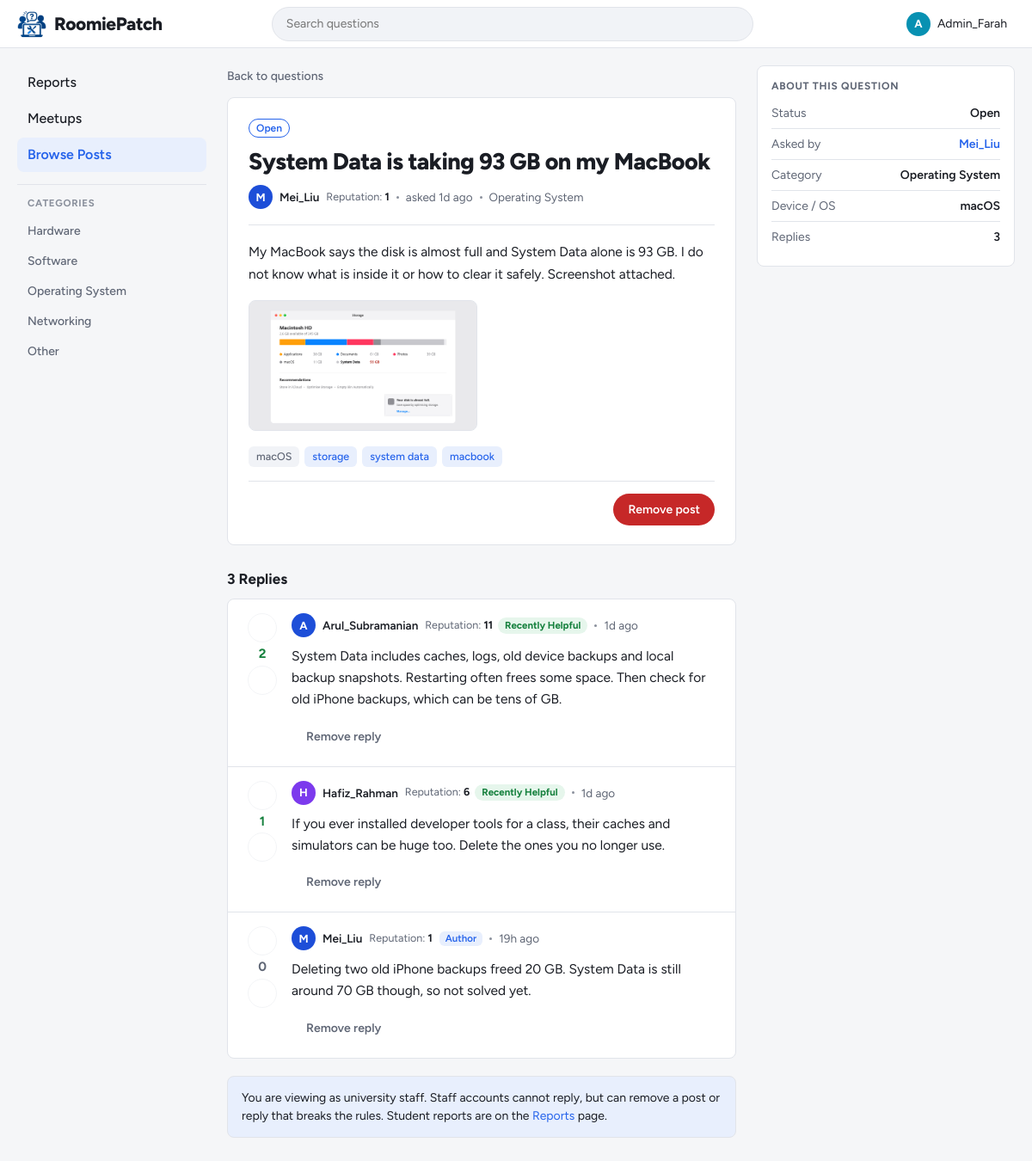
The app's page /student/post.php?id=33 (signed in) with its own data.
### tables this page shows
CREATE TABLE categories (
    category_id   INT AUTO_INCREMENT PRIMARY KEY,
    category_name VARCHAR(50) NOT NULL UNIQUE
);

CREATE TABLE posts (
    post_id     INT AUTO_INCREMENT PRIMARY KEY,
    user_id     INT NOT NULL,
    title       VARCHAR(150) NOT NULL,
    description TEXT NOT NULL,
    category_id INT NOT NULL,
    device_os   ENUM('Windows', 'macOS', 'Linux', 'Android', 'iOS', 'Other') NOT NULL,
    tags        VARCHAR(255) NULL,                 
    status      ENUM('Open', 'Resolved') NOT NULL DEFAULT 'Open',
    created_at  DATETIME NOT NULL DEFAULT CURRENT_TIMESTAMP,
    FOREIGN KEY (user_id) REFERENCES users(user_id) ON DELETE CASCADE,
    FOREIGN KEY (category_id) REFERENCES categories(category_id)
);

CREATE TABLE users (
    user_id   INT AUTO_INCREMENT PRIMARY KEY,
    username  VARCHAR(50)  NOT NULL UNIQUE,
    login_id  VARCHAR(20)  NOT NULL UNIQUE,       
    password  VARCHAR(255) NOT NULL,              
    role      ENUM('student', 'admin') NOT NULL DEFAULT 'student',
     
     
    reputation INT NOT NULL DEFAULT 0,
    bio       TEXT NULL
);

CREATE TABLE post_images (
    image_id   INT AUTO_INCREMENT PRIMARY KEY,
    post_id    INT NOT NULL,
    image_path VARCHAR(255) NOT NULL,              
    FOREIGN KEY (post_id) REFERENCES posts(post_id) ON DELETE CASCADE
);

CREATE TABLE replies (
    reply_id    INT AUTO_INCREMENT PRIMARY KEY,
    post_id     INT NOT NULL,
    user_id     INT NOT NULL,
    content     TEXT NOT NULL,
    is_resolved TINYINT(1) NOT NULL DEFAULT 0,     
    created_at  DATETIME NOT NULL DEFAULT CURRENT_TIMESTAMP,
    FOREIGN KEY (post_id) REFERENCES posts(post_id) ON DELETE CASCADE,
    FOREIGN KEY (user_id) REFERENCES users(user_id) ON DELETE CASCADE
);

### student/post.php (the view, shortened to what the rows shown need)
<?php
require_once '../includes/auth.php';
require_once '../config/db.php';
$user_id = (int) $_SESSION['user_id'];
$post_id = (int) get_text('id');
$stmt = $conn->prepare('
    SELECT p.*, u.username, c.category_name
    FROM posts p
    JOIN users u ON u.user_id = p.user_id
    JOIN categories c ON c.category_id = p.category_id
    WHERE p.post_id = ?');
$stmt->bind_param('i', $post_id);
$stmt->execute();
$post = $stmt->get_result()->fetch_assoc();
$is_resolved = $post['status'] === 'Resolved';
$stmt = $conn->prepare('SELECT image_path FROM post_images WHERE post_id = ? ORDER BY image_id');
$stmt->bind_param('i', $post_id);
$stmt->execute();
$images = $stmt->get_result()->fetch_all(MYSQLI_ASSOC);
$replies = get_replies($conn, $post_id, $user_id);
$reply_count = count($replies);
$rep_info = get_reputation_info($conn, array_merge([(int) $post['user_id']], array_column($replies, 'user_id')));
include '../includes/header.php';
$profile_url = BASE_URL . 'student/profile.php?id=';
?>
<main class="content">
    <article class="thread<?= $is_resolved ? ' is-resolved' : '' ?>">
        <header class="thread-head">
            <?php if ($is_resolved): ?>
                <span class="status-badge resolved"><?= icon('check', 14) ?>Resolved</span>
            <?php else: ?>
                <span class="status-badge open">Open</span>
            <?php endif; ?>
            <h1 class="thread-title"><?= e($post['title']) ?></h1>
            <div class="thread-meta">
                <a class="author-chip" href="<?= $profile_url . (int) $post['user_id'] ?>">
                    <?= avatar($post['username'], 'sm') ?><?= e($post['username']) ?>
                </a>
                <?= reputation_label((int) $post['user_id'], $rep_info) ?>
                <span class="dot" aria-hidden="true"></span>
                <span>asked <time datetime="<?= e($post['created_at']) ?>"><?= e(time_ago($post['created_at'])) ?></time></span>
                <span class="dot" aria-hidden="true"></span>
                <a href="<?= BASE_URL ?>student/browse.php?category=<?= (int) $post['category_id'] ?>"><?= e($post['category_name']) ?></a>
            </div>
        </header>
        <div class="thread-body"><?= nl2br(e($post['description'])) ?></div>
        <?php if ($images): ?>
            <div class="thread-images">
                <?php foreach ($images as $image): ?>
                    <a href="<?= BASE_URL ?>uploads/posts/<?= e($image['image_path']) ?>" data-lightbox
                       title="Enlarge image">
                        <img src="<?= BASE_URL ?>uploads/posts/<?= e($image['image_path']) ?>" alt="Image attached to the question" loading="lazy">
                    </a>
                <?php endforeach; ?>
            </div>
        <?php endif; ?>
        <div class="post-footer">
            <a class="chip chip-device" href="<?= BASE_URL ?>student/browse.php?device=<?= urlencode($post['device_os']) ?>"><?= e($post['device_os']) ?></a>
            <?php foreach (tag_list($post['tags']) as $post_tag): ?>
                <a class="chip" href="<?= BASE_URL ?>student/browse.php?tag=<?= urlencode($post_tag) ?>"><?= e($post_tag) ?></a>
            <?php endforeach; ?>
        </div>
        <div class="thread-actions">
            <?php if (is_staff()): ?>
                <form method="post" action="<?= BASE_URL ?>actions/staff_remove.php"
                      onsubmit="return confirm('Remove this post as staff? Its replies and images will also be removed. This cannot be undone.');">
                </form>
            <?php else: ?>
                <a class="btn btn-danger-ghost btn-sm" href="<?= BASE_URL ?>student/report.php?type=post&amp;id=<?= $post_id ?>">
                    <?= icon('flag', 16) ?>Report
                </a>
            <?php endif; ?>
        </div>
    </article>
    <?php
    $last_reply_id = 0;
    foreach ($replies as $r) {
        $last_reply_id = max($last_reply_id, (int) $r['reply_id']);
    }
    ?>
    <section data-thread data-post-id="<?= $post_id ?>" data-last-reply-id="<?= $last_reply_id ?>" data-status="<?= e($post['status']) ?>">
        <h2 class="replies-heading">
            <span data-reply-count><?= $reply_count ?></span>
            <span data-reply-word><?= $reply_count === 1 ? 'Reply' : 'Replies' ?></span>
        </h2>
        <div class="reply-list" id="reply-list" <?= $reply_count === 0 ? 'hidden' : '' ?>>
            <?php foreach ($replies as $reply): ?>
                <?php include '../includes/reply_item.php'; ?>
            <?php endforeach; ?>
        </div>
    </section>
</main>
<aside class="rail">
    <section class="rail-box">
        <h2>About this question</h2>
        <dl class="info-list">
            <div><dt>Asked by</dt><dd><a href="<?= $profile_url . (int) $post['user_id'] ?>"><?= e($post['username']) ?></a></dd></div>
            <div><dt>Category</dt><dd><?= e($post['category_name']) ?></dd></div>
            <div><dt>Device / OS</dt><dd><?= e($post['device_os']) ?></dd></div>
        </dl>
    </section>
</aside>
<?php include '../includes/footer.php'; ?>

### includes/sidebar.php (shortened to what the rows shown need)
<nav class="sidebar" aria-label="Main">
    <div class="nav-group">
        <h2 class="nav-heading">Categories</h2>
        <?php
        $categories = $conn->query('SELECT category_id, category_name FROM categories ORDER BY category_id');
        while ($cat = $categories->fetch_assoc()):
        ?>
            <a class="nav-link nav-link-plain" href="<?= BASE_URL ?>student/browse.php?category=<?= (int) $cat['category_id'] ?>">
                <?= e($cat['category_name']) ?>
            </a>
        <?php endwhile; ?>
    </div>
</nav>

### includes/functions.php (shortened to what the rows shown need)
<?php
function e($text)
{
    return htmlspecialchars((string) $text, ENT_QUOTES, 'UTF-8');
}
function time_ago($datetime)
{
    $seconds = time() - strtotime($datetime);
    if ($seconds < 86400) {
        return floor($seconds / 3600) . 'h ago';
    }
    if ($seconds < 7 * 86400) {
        return floor($seconds / 86400) . 'd ago';
    }
    return date('j M Y', strtotime($datetime));
}
function tag_list($tags)
{
    $list = [];
    foreach (explode(',', (string) $tags) as $tag) {
        $tag = trim($tag);
        if ($tag !== '') {
            $list[] = $tag;
        }
    }
    return $list;
}
function avatar($username, $size = 'md')
{
    $colours = ['#2563eb', '#0891b2', '#4f46e5', '#0d9488', '#7c3aed', '#1d4ed8'];
    $colour = $colours[crc32($username) % count($colours)];
    $letter = strtoupper(mb_substr($username, 0, 1));
    return '<span class="avatar avatar-' . e($size) . '" style="background:' . $colour . '" aria-hidden="true">'
        . e($letter) . '</span>';
}
function get_text($name, $max = 100)
{
    $value = $_GET[$name] ?? '';
    return mb_substr(trim($value), 0, $max);
}
function get_reputation_info($conn, $user_ids)
{
    $user_ids = array_values(array_unique(array_map('intval', $user_ids)));
    $info = [];
    $placeholders = implode(',', array_fill(0, count($user_ids), '?'));
    $types = str_repeat('i', count($user_ids));
    $stmt = $conn->prepare("SELECT user_id, reputation FROM users WHERE user_id IN ($placeholders)");
    $stmt->bind_param($types, ...$user_ids);
    $stmt->execute();
    foreach ($stmt->get_result() as $row) {
        $info[(int) $row['user_id']] = ['reputation' => (int) $row['reputation'], 'status' => null, 'recent_up' => 0, 'recent_down' => 0];
    }
    $days = REP_RECENT_DAYS;
    $stmt = $conn->prepare("
        SELECT r.user_id,
               SUM(v.vote_type = 'upvote')   AS ups,
               SUM(v.vote_type = 'downvote') AS downs
        FROM reply_votes v
        JOIN replies r ON r.reply_id = v.reply_id
        WHERE r.user_id IN ($placeholders) AND v.updated_at >= NOW() - INTERVAL $days DAY
        GROUP BY r.user_id");
    $stmt->bind_param($types, ...$user_ids);
    $stmt->execute();
    foreach ($stmt->get_result() as $row) {
        $uid = (int) $row['user_id'];
        $ups = (int) $row['ups'];
        $downs = (int) $row['downs'];
        $info[$uid]['recent_up'] = $ups;
        $info[$uid]['recent_down'] = $downs;
        $total = $ups + $downs;
        if ($total >= REP_RECENT_MIN_VOTES) {
            $share = $ups / $total;
            if ($share >= REP_HELPFUL_SHARE) {
                $info[$uid]['status'] = 'helpful';
            } elseif ($share <= REP_NOT_HELPFUL_SHARE) {
                $info[$uid]['status'] = 'not_helpful';
            }
        }
    }
    return $info;
}
function reputation_label($user_id, $info)
{
    $rep = $info[$user_id]['reputation'] ?? 0;
    $status = $info[$user_id]['status'] ?? null;
    $html = '<span class="rep-info" data-rep-user="' . (int) $user_id . '">'
        . '<span class="rep-score" title="Reputation: upvotes minus downvotes on all replies">'
        . '<span class="rep-label">Reputation: </span><strong>' . (int) $rep . '</strong><span class="rep-short"> rep</span></span>';
    if ($status === 'helpful') {
        $html .= '<span class="rep-status helpful" title="Most votes on this student\'s replies in the last ' . REP_RECENT_DAYS . ' days were upvotes">Recently Helpful</span>';
    } elseif ($status === 'not_helpful') {
        $html .= '<span class="rep-status not-helpful" title="Most votes on this student\'s replies in the last ' . REP_RECENT_DAYS . ' days were downvotes">Recently Not Helpful</span>';
    }
    return $html . '</span>';
}
function get_replies($conn, $post_id, $viewer_id, $after = 0)
{
    $order = $after > 0 ? 'r.reply_id ASC' : 'r.is_resolved DESC, r.created_at ASC';
    $stmt = $conn->prepare("
        SELECT r.reply_id, r.user_id, r.content, r.is_resolved, r.created_at, u.username,
               (SELECT COALESCE(SUM(IF(v.vote_type = 'upvote', 1, -1)), 0)
                FROM reply_votes v WHERE v.reply_id = r.reply_id) AS score,
               (SELECT v.vote_type FROM reply_votes v
                WHERE v.reply_id = r.reply_id AND v.user_id = ?) AS my_vote
        FROM replies r
        JOIN users u ON u.user_id = r.user_id
        WHERE r.post_id = ? AND r.reply_id > ?
        ORDER BY $order
        LIMIT 200");
    $stmt->bind_param('iii', $viewer_id, $post_id, $after);
    $stmt->execute();
    return $stmt->get_result()->fetch_all(MYSQLI_ASSOC);
}

### includes/reply_item.php (shortened to what the rows shown need)
<?php
$own_reply = (int) $reply['user_id'] === (int) $user_id;
$can_vote = !$own_reply && !is_staff();
$my_vote = $reply['my_vote'] ?? null;
if ($own_reply) {
    $vote_note = 'You cannot vote on your own reply';
} elseif (is_staff()) {
    $vote_note = 'Only students can vote';
} else {
    $vote_note = '';
}
?>
<article class="reply<?= $reply['is_resolved'] ? ' resolved' : '' ?>" id="reply-<?= (int) $reply['reply_id'] ?>" data-reply-id="<?= (int) $reply['reply_id'] ?>">
    <div class="reply-layout">
        <form class="vote-box" method="post" action="<?= BASE_URL ?>actions/vote.php" data-vote-form>
            <button type="submit" name="vote" value="upvote"
                    class="vote-btn up<?= $my_vote === 'upvote' ? ' active' : '' ?>"
                    aria-pressed="<?= $my_vote === 'upvote' ? 'true' : 'false' ?>"
                    aria-label="Upvote this reply" title="<?= $vote_note !== '' ? e($vote_note) : 'Helpful: upvote' ?>"
                    <?= $can_vote ? '' : 'disabled' ?>><?= icon('arrow-up', 20) ?></button>
            <span class="vote-score<?= $reply['score'] > 0 ? ' positive' : ($reply['score'] < 0 ? ' negative' : '') ?>"
                  data-vote-score aria-label="Reply score"><?= (int) $reply['score'] ?></span>
            <button type="submit" name="vote" value="downvote"
                    class="vote-btn down<?= $my_vote === 'downvote' ? ' active' : '' ?>"
                    aria-pressed="<?= $my_vote === 'downvote' ? 'true' : 'false' ?>"
                    aria-label="Downvote this reply" title="<?= $vote_note !== '' ? e($vote_note) : 'Not helpful: downvote' ?>"
                    <?= $can_vote ? '' : 'disabled' ?>><?= icon('arrow-down', 20) ?></button>
        </form>
        <div class="reply-main">
            <div class="reply-meta">
                <a class="author-chip" href="<?= BASE_URL ?>student/profile.php?id=<?= (int) $reply['user_id'] ?>">
                    <?= avatar($reply['username'], 'sm') ?><?= e($reply['username']) ?>
                </a>
                <?= reputation_label((int) $reply['user_id'], $rep_info) ?>
                <?php if ((int) $reply['user_id'] === (int) $post['user_id']): ?>
                    <span class="author-tag">Author</span>
                <?php endif; ?>
                <span class="dot" aria-hidden="true"></span>
                <time datetime="<?= e($reply['created_at']) ?>"><?= e(time_ago($reply['created_at'])) ?></time>
            </div>
            <div class="reply-body"><?= nl2br(e($reply['content'])) ?></div>
            <?php if (is_staff()): ?>
                <form class="reply-actions" method="post" action="<?= BASE_URL ?>actions/staff_remove.php"
                      onsubmit="return confirm('Remove this reply as staff? This cannot be undone.');">
                    <button type="submit" class="btn btn-danger-ghost btn-sm"><?= icon('trash', 15) ?>Remove reply</button>
                </form>
            <?php endif; ?>
        </div>
    </div>
</article>

### records on screen
categories: category_name "Hardware"
categories: category_name "Software"
categories: category_name "Operating System"
categories: category_name "Networking"
categories: category_name "Other"
posts: title "System Data is taking 93 GB on my MacBook", user.username "M", user.username "Mei_Liu", user "1", created_at "1d ago", category.category_name "Operating System", description "My MacBook says the disk is almost full and System Data alone is 93 GB. I do not know what is inside it or how to clear it safely. Screenshot attached.", device_os "macOS", tags "storage", tags "system data", tags "macbook"
post_images: image_path (picture)
replies: score "2", user.username "A", user.username "Arul_Subramanian", user "11", created_at "1d ago", content "System Data includes caches, logs, old device backups and local backup snapshots. Restarting often frees some space. Then check for old iPhone backups, which can be tens of GB."
replies: score "1", user.username "H", user.username "Hafiz_Rahman", user "6", created_at "1d ago", content "If you ever installed developer tools for a class, their caches and simulators can be huge too. Delete the ones you no longer use."
replies: score "0", user.username "M", user.username "Mei_Liu", user "1", shows "Author", created_at "19h ago", content "Deleting two old iPhone backups freed 20 GB. System Data is still around 70 GB though, so not solved yet."

### other values on screen
$letter "A"
$_SESSION['username'] "Admin_Farah"
$label "Reports Meetups Browse Posts"
$reply_count "3"
